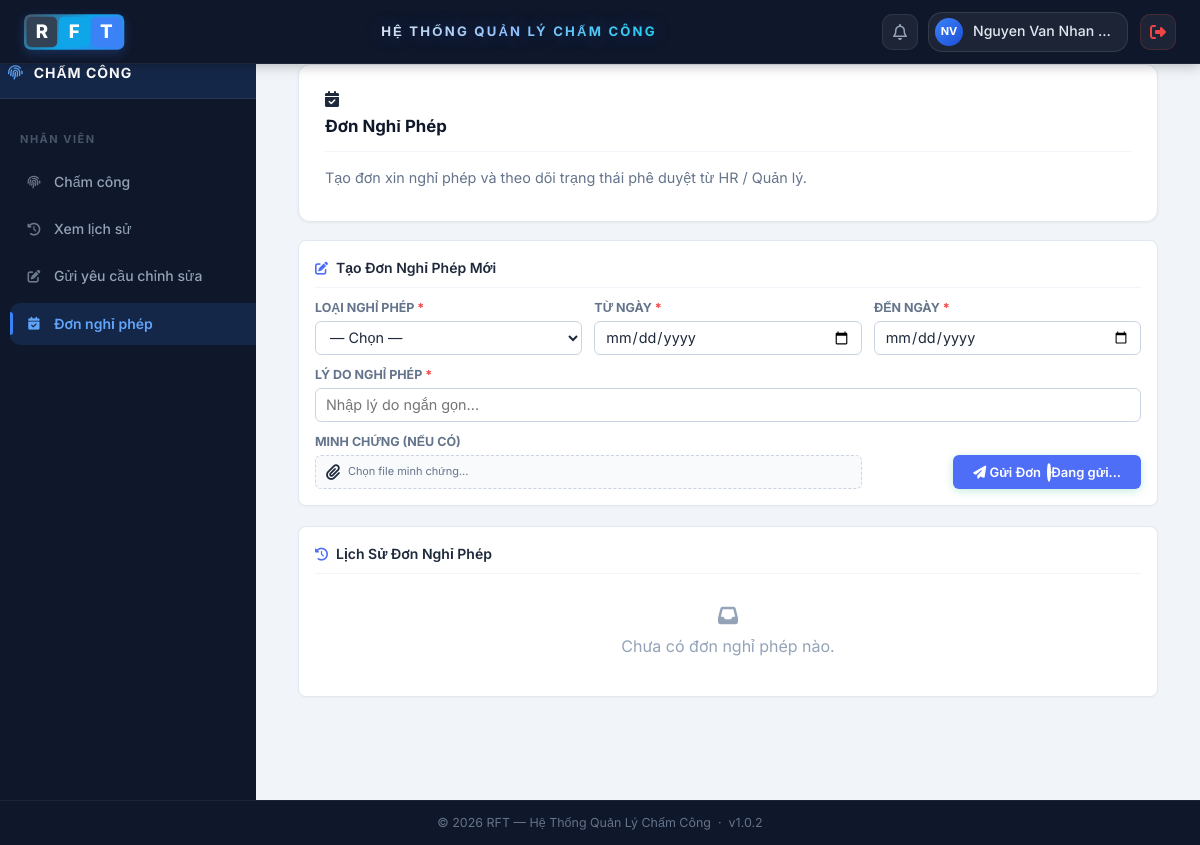
Before: /index.php?page=create-leave-request (signed in) with the older database file.
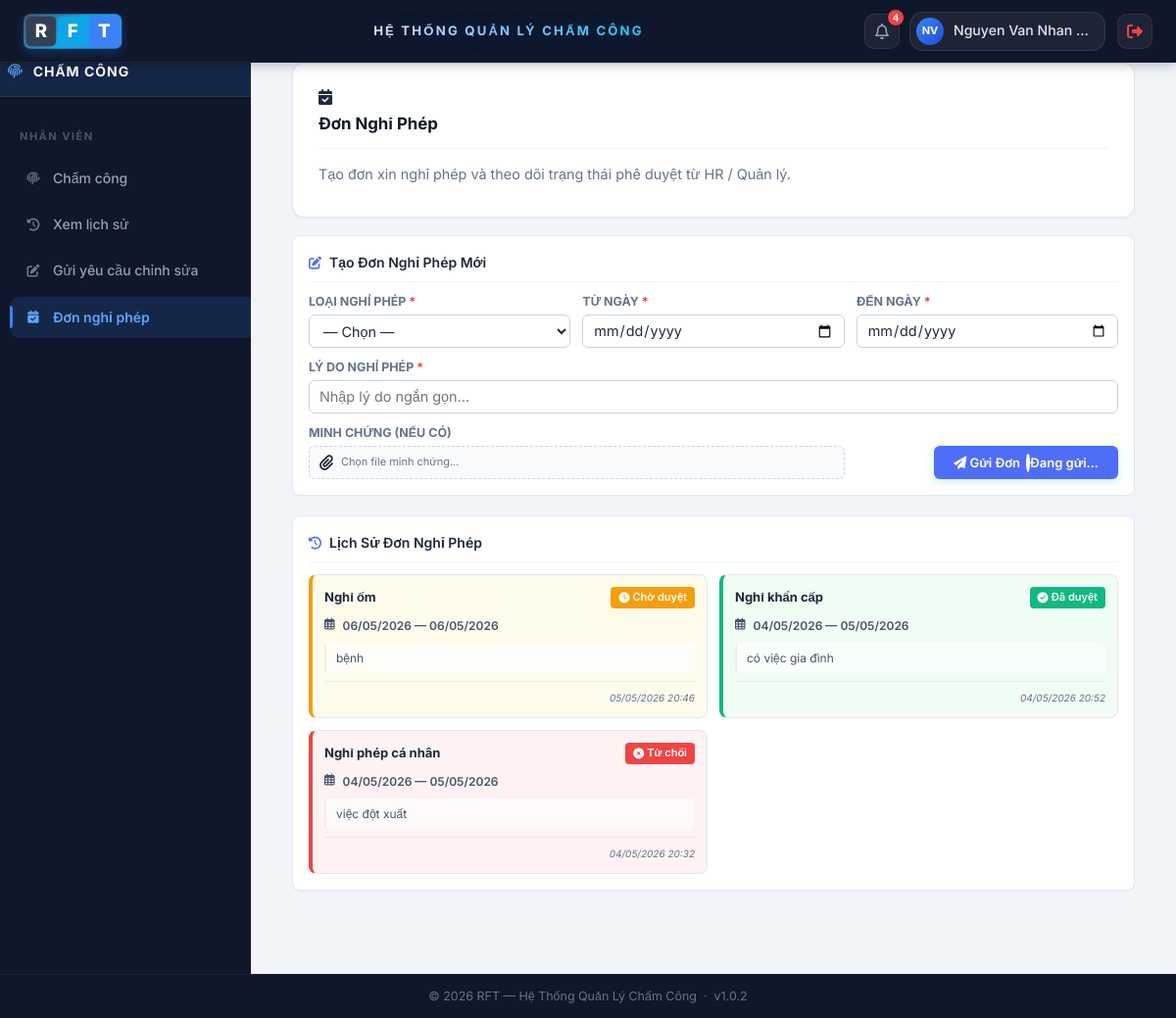
After: the same page with the newer database file.
### tables this page shows
CREATE TABLE `don_nghi_phep` (
  `id` int(11) NOT NULL,
  `user_id` int(11) NOT NULL,
  `from_date` date NOT NULL,
  `to_date` date NOT NULL,
  `reason` text NOT NULL,
  `status` enum('pending','approved','rejected') NOT NULL DEFAULT 'pending',
  `created_at` datetime NOT NULL DEFAULT current_timestamp(),
  `leave_type` varchar(50) NOT NULL DEFAULT 'personal',
  `evidence_file` varchar(255) DEFAULT NULL,
  `approved_by` int(11) DEFAULT NULL,
  `approved_at` datetime DEFAULT NULL
);

### app/views/chamcong/leave_request_form.php (the view, shortened to what the changed rows need)
<?php
$myRequests = $myRequests ?? [];
$leaveTypeLabels = [
    'sick'      => 'Nghỉ ốm',
    'personal'  => 'Nghỉ phép cá nhân',
    'emergency' => 'Nghỉ khẩn cấp',
    'wedding'   => 'Nghỉ cưới',
    'funeral'   => 'Nghỉ tang',
    'other'     => 'Khác',
];
$statusLabels = [
    'pending'  => 'Chờ duyệt',
    'approved' => 'Đã duyệt',
    'rejected' => 'Từ chối',
];
$statusIcons = [
    'pending'  => 'fa-clock',
    'approved' => 'fa-circle-check',
    'rejected' => 'fa-circle-xmark',
];
?>
<?php include 'app/views/layouts/header.php'; ?>
<div class="main-container">
    <?php include 'app/views/layouts/sidebar.php'; ?>
    <div class="dashboard-container">
    <div class="lr-container">
        <div class="panel">
            <div class="lr-page-header">
                <div>
                    <h2>Đơn Nghỉ Phép</h2>
                </div>
            </div>
        </div>
        <div class="lr-card" style="margin-top: 20px;">
            <div class="lr-card-title">
                <i class="fas fa-clock-rotate-left"></i> Lịch Sử Đơn Nghỉ Phép
            </div>
            <?php if (!empty($myRequests) && is_array($myRequests)): ?>
                <div class="lr-history-grid">
                    <?php foreach ($myRequests as $row): ?>
                        <?php
                            $status = $row['status'] ?? 'pending';
                            $lt = $row['leave_type'] ?? 'personal';
                            $badgeClass = 'lr-badge-' . $status;
                            $iconClass = $statusIcons[$status] ?? 'fa-clock';
                            $cardClass = 'status-' . $status;
                        ?>
                        <div class="lr-history-card <?= $cardClass ?>" data-id="<?= (int)$row['id'] ?>">
                            <div style="display: flex; justify-content: space-between; align-items: flex-start;">
                                <div style="font-size: 13px; font-weight: 700; color: #1e293b;">
                                    <?= htmlspecialchars($leaveTypeLabels[$lt] ?? $lt) ?>
                                </div>
                                <span class="lr-badge <?= $badgeClass ?>"><i class="fas <?= $iconClass ?>"></i> <?= $statusLabels[$status] ?></span>
                            </div>
                            <div style="font-size: 12px; color: #475569; display: flex; gap: 8px;">
                                <i class="far fa-calendar-alt" style="margin-top: 2px;"></i>
                                <span style="font-weight: 600;">
                                    <?= htmlspecialchars(date('d/m/Y', strtotime($row['from_date'] ?? ''))) ?>
                                    —
                                    <?= htmlspecialchars(date('d/m/Y', strtotime($row['to_date'] ?? ''))) ?>
                                </span>
                            </div>
                            <div style="font-size: 12px; color: #475569; background: rgba(255,255,255,0.6); padding: 6px 10px; border-radius: 4px; border-left: 2px solid rgba(0,0,0,0.05);">
                                <?= nl2br(htmlspecialchars($row['reason'] ?? '')) ?>
                            </div>
                            <div style="margin-top: auto; padding-top: 8px; border-top: 1px solid rgba(0,0,0,0.05); display: flex; justify-content: space-between; align-items: center;">
                                <div style="font-size: 10px; color: #64748b; font-style: italic;">
                                    <?= htmlspecialchars(date('d/m/Y H:i', strtotime($row['created_at'] ?? ''))) ?>
                                </div>
                            </div>
                        </div>
                    <?php endforeach; ?>
                </div>
            <?php else: ?>
                <div style="text-align: center; padding: 20px; color: #94a3b8;">
                    <i class="fas fa-inbox" style="font-size: 20px; margin-bottom: 8px; display: block;"></i>
                    Chưa có đơn nghỉ phép nào.
                </div>
            <?php endif; ?>
        </div>
    </div>
</div>
    </div>
<?php include 'app/views/layouts/footer.php'; ?>

### app/views/layouts/header.php (shortened to what the changed rows need)
<!DOCTYPE html>
<html lang="vi">
<head>
    <?php
    $styleVersion = @filemtime('public/css/style.css') ?: '1.0.3';
    $dashboardStyleVersion = @filemtime('public/css/dashboard.css') ?: '1.0.3';
    ?>
    <link rel="stylesheet" href="https://cdnjs.cloudflare.com/ajax/libs/font-awesome/6.5.0/css/all.min.css">
    <link rel="stylesheet" href="public/css/style.css?v=<?= (int)$styleVersion ?>">
    <link rel="stylesheet" href="public/css/dashboard.css?v=<?= (int)$dashboardStyleVersion ?>">
</head>
<body>
    <?php
    $notificationCount = 0;
    if (isset($_SESSION['user'])) {
        require_once 'app/models/ChamCongModel.php';
        $notificationModel = new ChamCongModel();
        $role = $_SESSION['role'] ?? 'nhanvien';
        $maND = (int)($_SESSION['user']['maND'] ?? 0);
        if ($role === 'nhanvien' && $maND > 0) {
            $requests = $notificationModel->getYeuCauTheoNhanVien($maND);
            foreach ($requests as $req) {
                $status = $req['status'] ?? 'pending';
                $updatedTimeStr = $req['updated_at'] ?? $req['created_at'] ?? date('Y-m-d H:i:s');
                $updatedTime = strtotime($updatedTimeStr);
                $daysAgo = (time() - $updatedTime) / 86400;
                if ($status !== 'pending' && $daysAgo > 3) {
                    continue;
                }
                $notificationCount++;
            }
        }
    }
    ?>
    <header class="header">
        <h1>HỆ THỐNG QUẢN LÝ CHẤM CÔNG</h1>
        <div class="user-controls">
            <div class="notif-wrapper" id="notifWrapper">
                <button type="button" id="notifBellBtn" class="icon-btn" title="Thông báo" style="cursor:pointer;position:relative">
                    <i class="fa-regular fa-bell"></i>
                    <?php if ($notificationCount > 0): ?>
                        <span class="notif-count"><?= (int)$notificationCount ?></span>
                    <?php endif; ?>
                </button>
            </div>
        </div>
    </header>

### app/views/layouts/sidebar.php (shortened to what the changed rows need)
<?php
$role = $_SESSION['role'] ?? 'nhanvien';
$currentPage = $_GET['page'] ?? 'home';
$menus = [
    'nhanvien' => [
        ['page' => 'cham-cong-dashboard', 'label' => 'Chấm công', 'icon' => 'fa-fingerprint'],
        ['page' => 'lich-su-cham-cong', 'label' => 'Xem lịch sử', 'icon' => 'fa-clock-rotate-left'],
        ['page' => 'yeu-cau-chinh-sua-cham-cong', 'label' => 'Gửi yêu cầu chỉnh sửa', 'icon' => 'fa-pen-to-square'],
        ['page' => 'create-leave-request', 'label' => 'Đơn nghỉ phép', 'icon' => 'fa-calendar-check'],
    ],
    'hr' => [
        ['page' => 'quan-ly-nhanvien', 'label' => 'Quản lý Nhân viên', 'icon' => 'fa-users'],
        ['page' => 'quan-ly-ca-lam', 'label' => 'Quản lý Ca làm việc', 'icon' => 'fa-business-time'],
        ['page' => 'xuly-yeucau', 'label' => 'Xử lý Yêu cầu', 'icon' => 'fa-clipboard-check'],
        ['page' => 'tinh-cong', 'label' => 'Tính công & Báo cáo', 'icon' => 'fa-calculator'],
        ['page' => 'list-leave-requests', 'label' => 'Quản lý Đơn phép', 'icon' => 'fa-calendar-check'],
    ],
    'manager' => [
        ['page' => 'pheduyet-bang-cong', 'label' => 'Phê duyệt Bảng công', 'icon' => 'fa-circle-check'],
        ['page' => 'pheduyet-yeucau', 'label' => 'Phê duyệt yêu cầu', 'icon' => 'fa-clipboard-list'],
        ['page' => 'bao-cao-tong-hop', 'label' => 'Báo cáo tổng hợp', 'icon' => 'fa-file-lines'],
    ],
    'tech' => [
        ['page' => 'tech-wifi', 'label' => 'Mạng & WiFi', 'icon' => 'fa-wifi'],
        ['page' => 'tech-settings', 'label' => 'Cấu hình Hệ thống', 'icon' => 'fa-server'],
    ],
];
$roleMenus = $menus[$role] ?? $menus['nhanvien'];
?>
<nav class="sidebar-nav">
    <ul id="sidebarList">
        <?php foreach ($roleMenus as $menu): ?>
            <li>
                <a href="index.php?page=<?= htmlspecialchars($menu['page']) ?>"
                   class="menu-item <?= ($menu['page'] === $currentPage) ? 'active' : '' ?>">
                    <i class="fa-solid <?= htmlspecialchars($menu['icon']) ?>"></i>
                    <span><?= htmlspecialchars($menu['label']) ?></span>
                </a>
            </li>
        <?php endforeach; ?>
    </ul>
</nav>

Changed rows visible on the page:
added don_nghi_phep: leave_type "Nghỉ ốm", status "Chờ duyệt", from_date "06/05/2026", to_date "06/05/2026", reason "bệnh", created_at "05/05/2026 20:46"
added don_nghi_phep: leave_type "Nghỉ khẩn cấp", status "Đã duyệt", from_date "04/05/2026", to_date "05/05/2026", reason "có việc gia đình", created_at "04/05/2026 20:52"
added don_nghi_phep: leave_type "Nghỉ phép cá nhân", status "Từ chối", from_date "04/05/2026", to_date "05/05/2026", reason "việc đột xuất", created_at "04/05/2026 20:32"
Other visible differences:
$notificationCount: (not shown) → "4"
text no longer shown: "Chưa có đơn nghỉ phép nào."
